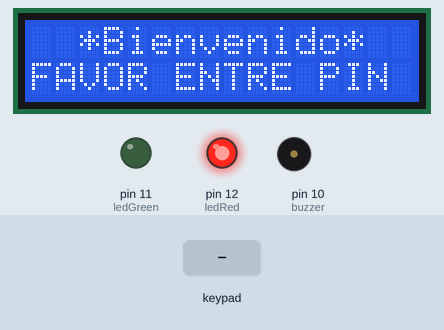
Simulated run of this sketch. Board: Arduino Uno, built with avr-gcc and run on an emulated ATmega328P. Shown: 16×2 character LCD, output pins drawn as LEDs (lit = HIGH), buzzer (waves = sounding, pin HIGH). The test bench sets the inputs (shaded band). What the sketch prints to the serial monitor is not drawn.

Above: at 1.2 s.
1.3 s: keypad keys 1 3 2 7 3 pressed 0.4 s apart
At 4.6 s:
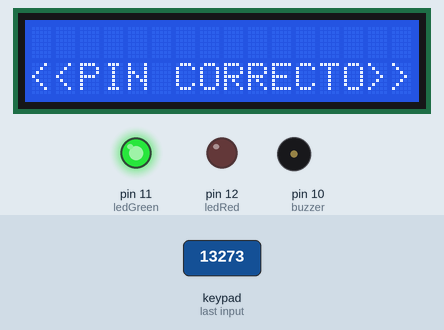
4.8 s: keypad keys * * * * * * * * pressed 0.4 s apart
At 8.9 s:
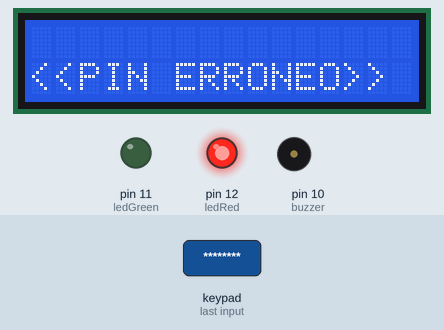
9.8 s: key 'A' pressed
At 12.5 s:
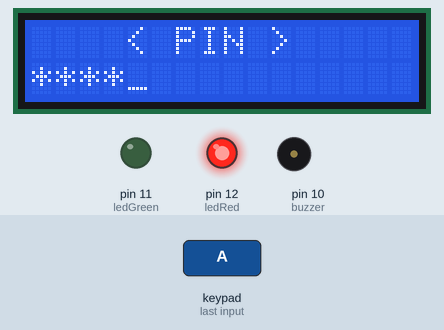
12.8 s: key '1' pressed
At 13.5 s:
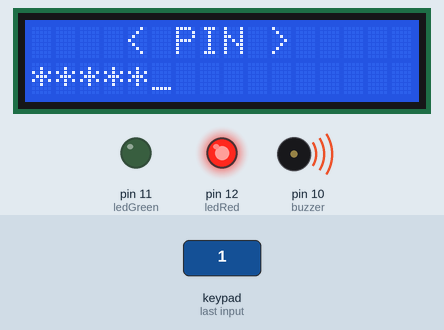
15.8 s: key '2' pressed
At 16.7 s:
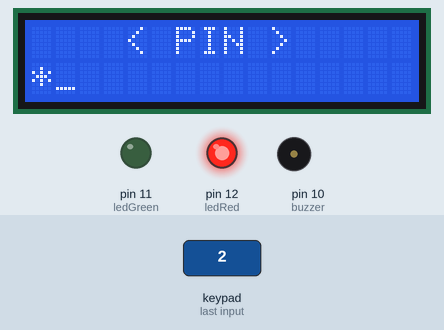
17.6 s: keypad keys 1 3 2 7 3 # pressed 0.4 s apart
At 23.0 s:
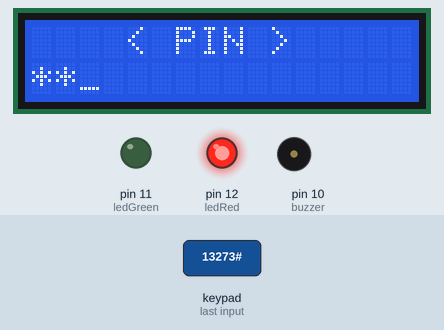
Timing chart, 0 to 24.0 s (numbered marks = the images above; inputs shaded):
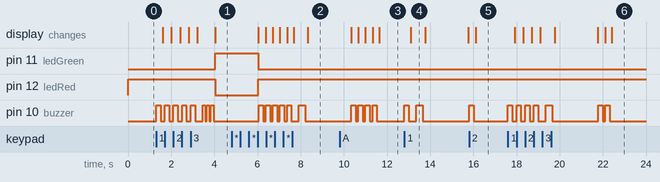

The sketch:

Practica002_Alarma.ino
```cpp
#include <Password.h> //Incluimos la libreria Password
#include <Keypad.h> //Incluimos la libreria Keypad
#include <LiquidCrystal.h>  //Incluimos la libreria LiquidCrystal

Password password = Password("13273");  //Definimos el Password
int dlugosc = 5;                        //Largo del Password

LiquidCrystal lcd(A0, A1, A2, A3, A4, A5); //Definimos los pines del LCD

int buzzer = 10; //Creamos las Variables de salida
int ledRed = 12;
int ledGreen = 11;

int ilosc; //Numero de Clicks

const byte ROWS = 4; // Cuatro Filas
const byte COLS = 4; // Cuatro Columnas

// Definimos el Keymap
char keys[ROWS][COLS] = {
  {'1','2','3','A'},
  {'4','5','6','B'},
  {'7','8','9','C'},
  {'*','0','#','D'}
};

byte rowPins[ROWS] = { 9,8,7,6 };// Conectar los keypads ROW1, ROW2, ROW3 y ROW4 a esos Pines de Arduino.
byte colPins[COLS] = { 5,4,3,2, };// Conectar los keypads COL1, COL2, COL3 y COL4 a esos Pines de Arduino.

Keypad keypad = Keypad( makeKeymap(keys), rowPins, colPins, ROWS, COLS );

void setup()
{
  Serial.begin(9600);
  keypad.addEventListener(keypadEvent);
  pinMode(ledRed, OUTPUT);
  pinMode(ledGreen, OUTPUT);
  pinMode(buzzer, OUTPUT);

  digitalWrite(ledRed, HIGH);
  digitalWrite(ledGreen, LOW);

  lcd.begin(16, 2);

  lcd.setCursor(0,0);
  lcd.print("  *Bienvenido*");
  lcd.setCursor(0,1);
  lcd.print("FAVOR ENTRE PIN");
}

void loop()
{
  keypad.getKey();
}
void keypadEvent(KeypadEvent eKey)
{
  switch (keypad.getState())
  {
    case PRESSED:

int i;
for( i = 1; i <= 1; i++ )
{
  digitalWrite(buzzer, HIGH);
  delay(200);
  digitalWrite(buzzer, LOW);
  delay(100);
}

Serial.print("Pressed: ");
Serial.println(eKey);

switch (eKey)
{
/*
case '#':
break;

case '*':
break;
*/

default:
ilosc=ilosc+1;
password.append(eKey);
}
//Serial.println(ilosc);

if(ilosc == 1)
{
lcd.clear();
lcd.setCursor(1,0);
lcd.print("   < PIN >");
lcd.setCursor(0,1);
lcd.print("*_");
}
if(ilosc == 2)
{
lcd.clear();
lcd.setCursor(1,0);
lcd.print("   < PIN >");
lcd.setCursor(0,1);
lcd.print("**_");
}
if(ilosc == 3)
{
lcd.clear();
lcd.setCursor(1,0);
lcd.print("   < PIN >");
lcd.setCursor(0,1);
lcd.print("***_");
}
if(ilosc == 4)
{
lcd.clear();
lcd.setCursor(1,0);
lcd.print("   < PIN >");
lcd.setCursor(0,1);
lcd.print("****_");
}
if(ilosc == 5)
{
lcd.clear();
lcd.setCursor(1,0);
lcd.print("   < PIN >");
lcd.setCursor(0,1);
lcd.print("*****_");
}
if(ilosc == 6)
{
lcd.clear();
lcd.setCursor(1,0);
lcd.print("   < PIN >");
lcd.setCursor(0,1);
lcd.print("******_");
}
if(ilosc == 7)
{
lcd.clear();
lcd.setCursor(1,0);
lcd.print("   < PIN >");
lcd.setCursor(0,1);
lcd.print("*******_");
}
if(ilosc == 8)
{
lcd.clear();
lcd.setCursor(1,0);
lcd.print("   < PIN >");
lcd.setCursor(0,1);
lcd.print("********");
}

if(ilosc == dlugosc)
{
delay(250);
checkPassword();
ilosc = 0;
}
}
}

void checkPassword()
{
  if (password.evaluate())
  {
int i;
for( i = 1; i <= 3; i++ )
{
  digitalWrite(buzzer, HIGH);
  delay(120);
  digitalWrite(buzzer, LOW);
  delay(70);
}
    ilosc = 0;
    password.reset();

    Serial.println("Correcto");

    digitalWrite(ledRed, LOW);
    digitalWrite(ledGreen, HIGH);

    lcd.clear();
    lcd.setCursor(0,1);
    lcd.print("<<PIN CORRECTO>>");

    delay(2000);
    digitalWrite(ledGreen, LOW);
    digitalWrite(ledRed, HIGH);

    lcd.clear();
    lcd.setCursor(0,0);
    lcd.print("  *Bienvenido*");
    lcd.setCursor(0,1);
    lcd.print("FAVOR ENTRE PIN");

  }
  else
  {
int i;
for( i = 1; i <= 1; i++ )
{
  digitalWrite(buzzer, HIGH);
  delay(300);
  digitalWrite(buzzer, LOW);
  delay(100);
}
    ilosc = 0;
    password.reset();

    Serial.println("Error");

    digitalWrite(ledGreen, LOW);
    digitalWrite(ledRed, HIGH);

    lcd.clear();
    lcd.setCursor(0,1);
    lcd.print("<<PIN ERRONEO>>");
    delay(2000);

    lcd.clear();
    lcd.setCursor(0,0);
    lcd.print("  *Bienvenido*");
    lcd.setCursor(0,1);
    lcd.print("FAVOR ENTRE PIN");
  }
}
```

Measured:
- after the input at 1.3 s, pin 11 (ledGreen): LOW → HIGH after 2.7 s; pin 12 (ledRed): HIGH → LOW after 2.7 s; pin 10 (buzzer): LOW → HIGH at once, → LOW 0.20 s later, → HIGH 0.20 s later, → LOW 0.20 s later, … (16 changes in this stretch); the display: first changes after 0.31 s (image 1 shows a later state)
- after the input at 4.8 s, pin 10 (buzzer): goes 4 × (HIGH 0.20 s, LOW 0.12 s), HIGH 0.20 s, LOW 0.35 s, HIGH 0.30 s, then LOW, starting after 1.3 s; the display: first differs from a run without the input after 1.6 s (image 2 shows a later state)
- after the input at 9.8 s, the display: first differs from a run without the input after 1.8 s (image 3)
- after the input at 12.8 s, pin 10 (buzzer): LOW → HIGH at once, → LOW 0.20 s later, → HIGH 0.35 s later, → LOW 0.30 s later; the display: changes after 0.31 s (image 4)
- after the input at 15.8 s, pin 10 (buzzer): LOW → HIGH at once, → LOW 0.20 s later; the display: changes after 0.31 s (image 5)
- after the input at 17.6 s, pin 10 (buzzer): LOW → HIGH at once, → LOW 0.20 s later, → HIGH 0.20 s later, → LOW 0.20 s later, … (14 changes in this stretch); the display: changes after 0.31 s (image 6)
- what the display in image 4 shows lasts 0.7 s, from 13.1 s to 13.8 s
